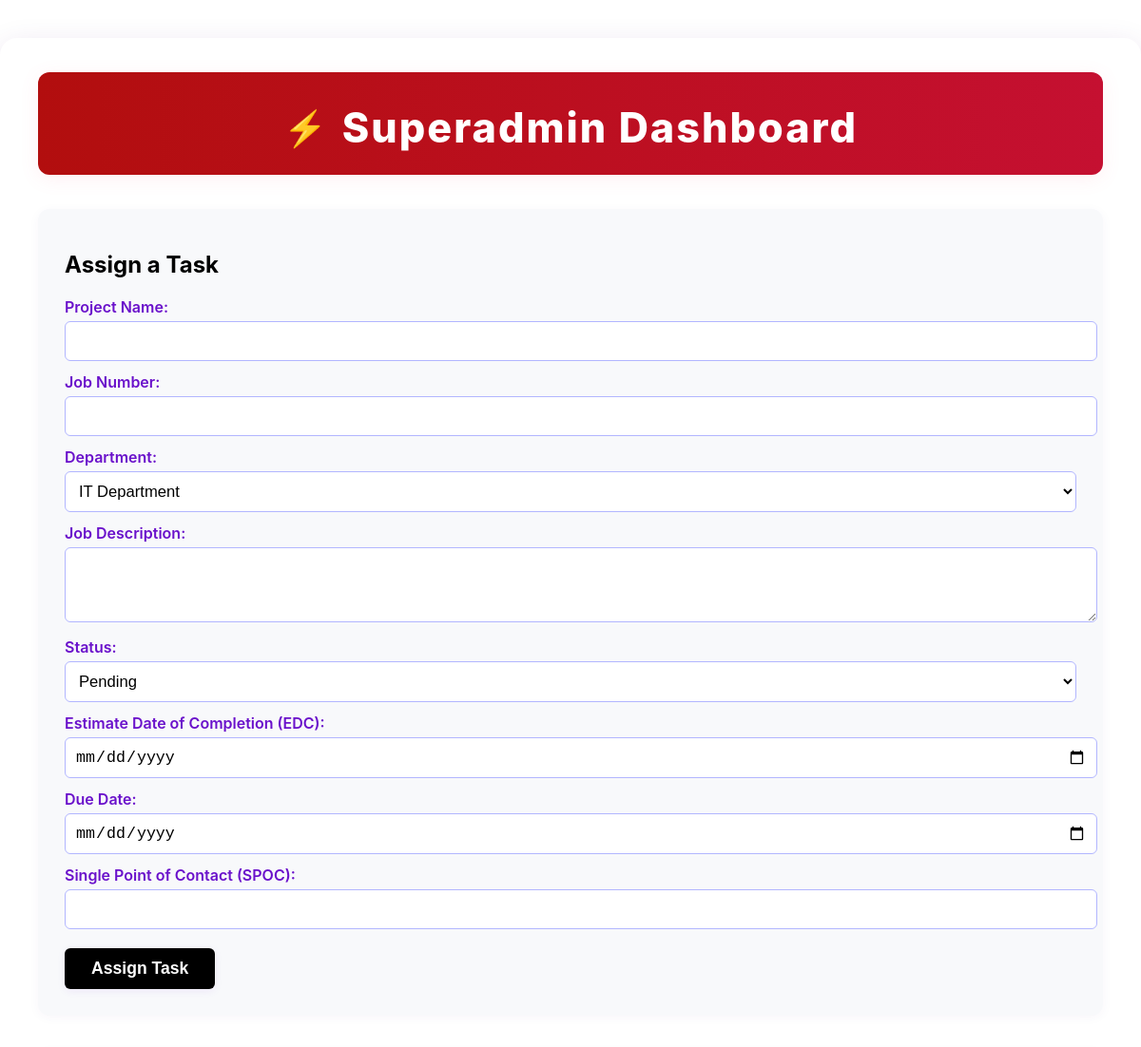
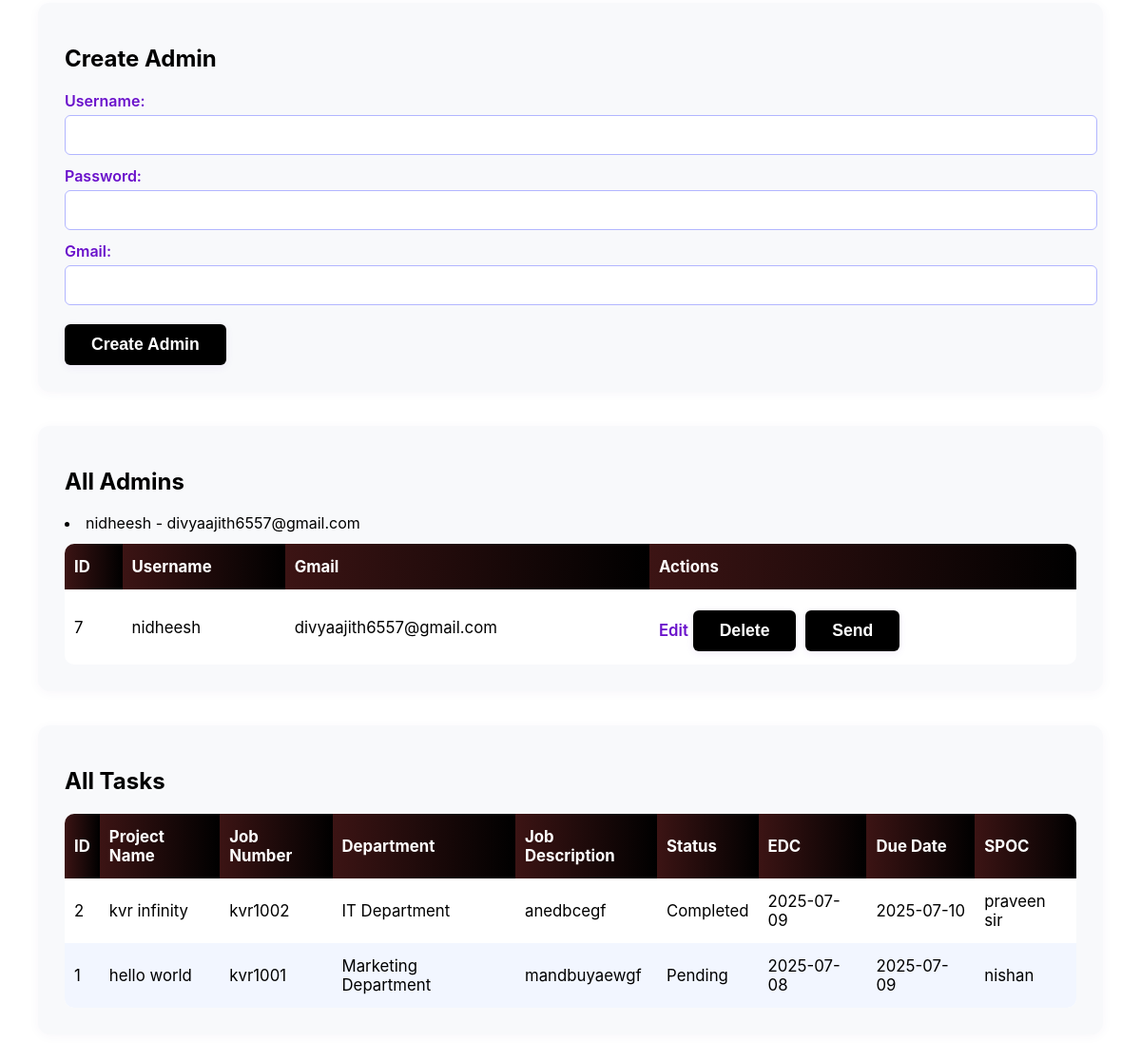
Screenshot of /superadmin/dashboard with the database file from the repository (2 pictures, top to bottom).
### tables this page shows
CREATE TABLE user (
    id INTEGER PRIMARY KEY AUTOINCREMENT, 
    username TEXT NOT NULL UNIQUE,
    password TEXT NOT NULL,
    role TEXT NOT NULL DEFAULT 'user',
    email TEXT NOT NULL UNIQUE,
    department_id INTEGER,
    FOREIGN KEY (department_id) REFERENCES department(id)
);

CREATE TABLE task (
    id INTEGER PRIMARY KEY AUTOINCREMENT,
    project_name TEXT NOT NULL,
    job_number TEXT NOT NULL,
    department_id INTEGER NOT NULL,
    job_description TEXT NOT NULL,
    edc DATE NOT NULL,
    due_date DATE NOT NULL,
    spoc TEXT NOT NULL, status TEXT DEFAULT 'Pending',
    FOREIGN KEY (department_id) REFERENCES department(id)
);

CREATE TABLE department (
    id INTEGER PRIMARY KEY AUTOINCREMENT,
    name TEXT NOT NULL UNIQUE
);

### app.py (the view, shortened to what this page needs)
@app.route('/superadmin/dashboard', methods=['GET', 'POST'])
def superadmin_dashboard():
    departments = query_db("SELECT * FROM department")
    admins = query_db("SELECT * FROM user WHERE role='admin'")
    tasks = query_db("""
        SELECT task.*, department.name AS department_name
        FROM task
        JOIN department ON task.department_id = department.id
        ORDER BY task.id DESC
    """)
    return render_template('superadmin_dashboard.html', departments=departments, admins=admins,tasks=tasks)

### app.py (called while the page is built)
def get_db():
    db = getattr(g, '_database', None)
    if db is None:
        db = g._database = sqlite3.connect(DATABASE)
        db.row_factory = sqlite3.Row
    return db

@app.teardown_appcontext
def close_connection(exception):
    db = getattr(g, '_database', None)
    if db is not None:
        db.close()

def query_db(query, args=(), one=False, commit=False):
    cur = get_db().execute(query, args)
    rv = cur.fetchall()
    cur.close()
    if commit:
        get_db().commit()
    return (rv[0] if rv else None) if one else rv

@app.before_request
def seed_departments():
    departments = [
        'IT Department', 'Marketing Department', 'Graphic Designers',
        'Operations', 'Finance', 'HR', 'Sales',
        'Business Analyst', 'Executive Department'
    ]
    for name in departments:
        exists = query_db("SELECT id FROM department WHERE name = ?", [name], one=True)
        if not exists:
            query_db("INSERT INTO department (name) VALUES (?)", [name], commit=True)

### templates/superadmin_dashboard.html (shortened to what this page needs)
<!DOCTYPE html>
<html lang="en">
<head>
</head>
<body>
    <div class="container">
        <div class="header">
            <h1><span class="icon">&#9889;</span> Superadmin Dashboard</h1>
        </div>
        <div class="form-section">
            <h2>Assign a Task</h2>
            <form method="POST">
                <label>Project Name:</label>
                <input type="text" name="project_name" required>
                <label>Job Number:</label>
                <input type="text" name="job_number" required>
                <label>Department:</label>
                <select name="department_id" required>
                    {% for dept in departments %}
                        <option value="{{ dept['id'] }}">{{ dept['name'] }}</option>
                    {% endfor %}
                </select>
                <label>Job Description:</label>
                <textarea name="job_description" rows="3" required></textarea>
                <label>Status:</label>
                <select name="status" required>
                    <option value="Pending">Pending</option>
                </select>
                <label>Estimate Date of Completion (EDC):</label>
                <input type="date" name="edc" required>
                <label>Due Date:</label>
                <input type="date" name="due_date" required>
                <label>Single Point of Contact (SPOC):</label>
                <input type="text" name="spoc" required>
                <button type="submit">Assign Task</button>
            </form>
        </div>
        <div class="form-section">
            <h2>Create Admin</h2>
            <form method="POST">
                <label>Username:</label>
                <input type="text" name="admin_username" required>
                <label>Password:</label>
                <input type="password" name="admin_password" required>
                <label>Gmail:</label>
                <input type="email" name="admin_email" required>
                <button type="submit">Create Admin</button>
            </form>
        </div>
        <div class="table-section">
            <h2>All Admins</h2>
            <table>
                <thead>
                    <tr>
                        <th>ID</th>
                        <th>Username</th>
                        <th>Gmail</th>
                        <th>Actions</th>
                    </tr>
                </thead>
                <tbody>
                    {% for admin in admins %}
                    <li>{{ admin['username'] }} - {{ admin['email'] }}</li>
                    <tr>
                        <td>{{ admin['id'] }}</td>
                        <td>{{ admin['username'] }}</td>
                        <td>{{ admin['email'] }}</td>
                        <td>
    <a href="{{ url_for('edit_admin', admin_id=admin['id']) }}">Edit</a>
    <form action="{{ url_for('delete_admin', admin_id=admin['id']) }}" method="POST" style="display:inline;">
        <button type="submit" onclick="return confirm('Are you sure you want to delete this admin?');">Delete</button>
    </form>
    <form action="{{ url_for('send_admin_credentials', admin_id=admin['id']) }}" method="POST" style="display:inline; margin-left: 5px;">
        <button type="submit">Send</button>
    </form>
</td>
                    </tr>
                    {% endfor %}
                </tbody>
            </table>
        </div>
        <div class="table-section">
            <h2>All Tasks</h2>
            <table>
                <thead>
                    <tr>
                        <th>ID</th>
                        <th>Project Name</th>
                        <th>Job Number</th>
                        <th>Department</th>
                        <th>Job Description</th>
                        <th>Status</th>
                        <th>EDC</th>
                        <th>Due Date</th>
                        <th>SPOC</th>
                    </tr>
                </thead>
                <tbody>
                    {% for task in tasks %}
                    <tr>
                        <td>{{ task['id'] }}</td>
                        <td>{{ task['project_name'] }}</td>
                        <td>{{ task['job_number'] }}</td>
                        <td>{{ task['department_name'] }}</td>
                        <td>{{ task['job_description'] }}</td>
                        <td>{{ task['status'] }}</td>
                        <td>{{ task['edc'] }}</td>
                        <td>{{ task['due_date'] }}</td>
                        <td>{{ task['spoc'] }}</td>
                    </tr>
                    {% endfor %}
                </tbody>
            </table>
        </div>
    </div>
</body>
</html>

### templates/superadmin_dashboard.html (style rules this page uses)
body { font-family: 'Inter', Arial, sans-serif; margin: 0; background: linear-gradient(120deg,rgb(255, 255, 255) 0%,rgb(255, 255, 255) 100%); min-height: 100vh; }
.container { max-width: 1200px; margin: 40px auto; background: #fff; border-radius: 18px; padding: 36px 40px 40px 40px; box-shadow: 0 8px 32px rgba(80, 0, 120, 0.12); }
.header { background: linear-gradient(90deg,rgb(178, 14, 14) 0%,rgb(197, 16, 49) 100%); border-radius: 12px; padding: 32px 0 24px 0; text-align: center; margin-bottom: 36px; color: #fff; box-shadow: 0 4px 20px rgba(255, 106, 136, 0.10); }
.header h1 { font-size: 2.7rem; font-weight: 800; margin: 0; letter-spacing: 2px; display: flex; align-items: center; justify-content: center; gap: 14px; }
.header h1 .icon { font-size: 2.3rem; }
.form-section, .table-section { margin-bottom: 36px; background: #f8f9fb; border-radius: 12px; box-shadow: 0 2px 12px rgba(80,0,120,0.04); padding: 24px 28px 28px 28px; }
form { background: transparent; padding: 0; border-radius: 0; }
label { display: block; font-weight: 600; margin-bottom: 5px; color: #6a11cb; }
input, select, textarea { width: 100%; padding: 10px; border: 1.5px solid #b2b6ff; border-radius: 6px; margin-bottom: 12px; font-size: 1.04rem; background: #fff; transition: border 0.2s; }
button { background: linear-gradient(90deg,rgb(0, 0, 0) 0%,rgb(0, 0, 0) 100%); color: #fff; border: none; padding: 11px 28px; border-radius: 6px; font-size: 1.1rem; font-weight: 600; cursor: pointer; box-shadow: 0 2px 8px rgba(106,17,203,0.08); transition: background 0.18s, transform 0.15s; margin-top: 8px; display: inline-flex; align-items: center; gap: 7px; }
table { width: 100%; border-collapse: collapse; margin-top: 12px; background: #fff; border-radius: 10px; overflow: hidden; }
th, td { border: none; padding: 14px 10px; text-align: left; font-size: 1.05rem; }
th { background: linear-gradient(90deg,rgb(60, 20, 20) 0%,rgb(0, 0, 0) 100%); color: #fff; font-weight: 700; }
tr:nth-child(even) td { background: #f2f6ff; }
a { color: #6a11cb; font-weight: 600; text-decoration: none; transition: color 0.18s; }

### rows the page displays
user: username "nidheesh", email "divyaajith6557@gmail.com", id "7"
task: id "2", project_name "kvr infinity", job_number "kvr1002", department_name "IT Department", job_description "anedbcegf", status "Completed", edc "2025-07-09", due_date "2025-07-10", spoc "praveen sir"
task: id "1", project_name "hello world", job_number "kvr1001", department_name "Marketing Department", job_description "mandbuyaewgf", status "Pending", edc "2025-07-08", due_date "2025-07-09", spoc "nishan"

### other values shown
form field department_id "IT Department"
